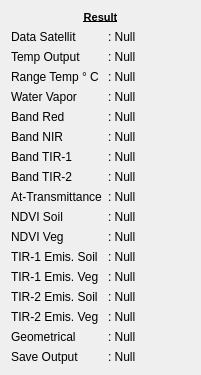
  <widget class="QWidget" name="gridLayoutWidget">
   <property name="geometry">
    <rect>
     <x>320</x>
     <y>40</y>
     <width>201</width>
     <height>338</height>
    </rect>
   </property>
   <layout class="QGridLayout" name="gridLayout_5">
    <item row="4" column="0">
     <widget class="QLabel" name="label_42">
      <property name="font">
       <font>
        <underline>false</underline>
       </font>
      </property>
      <property name="text">
       <string>Water Vapor</string>
      </property>
      <property name="alignment">
       <set>Qt::AlignLeading|Qt::AlignLeft|Qt::AlignVCenter</set>
      </property>
     </widget>
    </item>
    <item row="8" column="0">
     <widget class="QLabel" name="label_29">
      <property name="font">
       <font>
        <underline>false</underline>
       </font>
      </property>
      <property name="text">
       <string>Band TIR-2</string>
      </property>
      <property name="alignment">
       <set>Qt::AlignLeading|Qt::AlignLeft|Qt::AlignVCenter</set>
      </property>
     </widget>
    </item>
    <item row="4" column="1">
     <widget class="QLabel" name="lb_watervapor">
      <property name="text">
       <string>: Null</string>
      </property>
     </widget>
    </item>
    <item row="5" column="1">
     <widget class="QLabel" name="lb_bred">
      <property name="text">
       <string>: Null</string>
      </property>
     </widget>
    </item>
    <item row="7" column="1">
     <widget class="QLabel" name="lb_btir1">
      <property name="text">
       <string>: Null</string>
      </property>
     </widget>
    </item>
    <item row="17" column="1">
     <widget class="QLabel" name="lb_output">
      <property name="text">
       <string>: Null</string>
      </property>
     </widget>
    </item>
    <item row="6" column="0">
     <widget class="QLabel" name="label_31">
      <property name="font">
       <font>
        <underline>false</underline>
       </font>
      </property>
      <property name="text">
       <string>Band NIR</string>
      </property>
      <property name="alignment">
       <set>Qt::AlignLeading|Qt::AlignLeft|Qt::AlignVCenter</set>
      </property>
     </widget>
    </item>
    <item row="17" column="0">
     <widget class="QLabel" name="label_32">
      <property name="font">
       <font>
        <underline>false</underline>
       </font>
      </property>
      <property name="text">
       <string>Save Output</string>
      </property>
      <property name="alignment">
       <set>Qt::AlignLeading|Qt::AlignLeft|Qt::AlignVCenter</set>
      </property>
     </widget>
    </item>
    <item row="6" column="1">
     <widget class="QLabel" name="lb_bnir">
      <property name="text">
       <string>: Null</string>
      </property>
     </widget>
    </item>
    <item row="7" column="0">
     <widget class="QLabel" name="label_33">
      <property name="font">
       <font>
        <underline>false</underline>
       </font>
      </property>
      <property name="text">
       <string>Band TIR-1</string>
      </property>
      <property name="alignment">
       <set>Qt::AlignLeading|Qt::AlignLeft|Qt::AlignVCenter</set>
      </property>
     </widget>
    </item>
    <item row="5" column="0">
     <widget class="QLabel" name="label_34">
      <property name="font">
       <font>
        <underline>false</underline>
       </font>
      </property>
      <property name="text">
       <string>Band Red</string>
      </property>
      <property name="alignment">
       <set>Qt::AlignLeading|Qt::AlignLeft|Qt::AlignVCenter</set>
      </property>
     </widget>
    </item>
    <item row="8" column="1">
     <widget class="QLabel" name="lb_btir2">
      <property name="text">
       <string>: Null</string>
      </property>
     </widget>
    </item>
    <item row="11" column="0">
     <widget class="QLabel" name="label_47">
      <property name="font">
       <font>
        <underline>false</underline>
       </font>
      </property>
      <property name="text">
       <string>NDVI Veg</string>
      </property>
      <property name="alignment">
       <set>Qt::AlignLeading|Qt::AlignLeft|Qt::AlignVCenter</set>
      </property>
     </widget>
    </item>
    <item row="14" column="0">
     <widget class="QLabel" name="label_48">
      <property name="font">
       <font>
        <underline>false</underline>
       </font>
      </property>
      <property name="text">
       <string>TIR-2 Emis. Soil</string>
      </property>
      <property name="alignment">
       <set>Qt::AlignLeading|Qt::AlignLeft|Qt::AlignVCenter</set>
      </property>
     </widget>
    </item>
    <item row="9" column="0">
     <widget class="QLabel" name="label_38">
      <property name="font">
       <font>
        <underline>false</underline>
       </font>
      </property>
      <property name="text">
       <string>At-Transmittance</string>
      </property>
      <property name="alignment">
       <set>Qt::AlignLeading|Qt::AlignLeft|Qt::AlignVCenter</set>
      </property>
     </widget>
    </item>
    <item row="2" column="0">
     <widget class="QLabel" name="label_36">
      <property name="font">
       <font>
        <underline>false</underline>
       </font>
      </property>
      <property name="text">
       <string>Temp Output</string>
      </property>
      <property name="alignment">
       <set>Qt::AlignLeading|Qt::AlignLeft|Qt::AlignVCenter</set>
      </property>
     </widget>
    </item>
    <item row="1" column="0">
     <widget class="QLabel" name="label_49">
      <property name="font">
       <font>
        <underline>false</underline>
       </font>
      </property>
      <property name="text">
       <string>Data Satellit</string>
      </property>
      <property name="alignment">
       <set>Qt::AlignLeading|Qt::AlignLeft|Qt::AlignVCenter</set>
      </property>
     </widget>
    </item>
    <item row="2" column="1">
     <widget class="QLabel" name="lb_outputtemp">
      <property name="text">
       <string>: Null</string>
      </property>
     </widget>
    </item>
    <item row="16" column="0">
     <widget class="QLabel" name="label_50">
      <property name="font">
       <font>
        <underline>false</underline>
       </font>
      </property>
      <property name="text">
       <string>Geometrical</string>
      </property>
      <property name="alignment">
       <set>Qt::AlignLeading|Qt::AlignLeft|Qt::AlignVCenter</set>
      </property>
     </widget>
    </item>
    <item row="3" column="1">
     <widget class="QLabel" name="lb_rangetemp">
      <property name="text">
       <string>: Null</string>
      </property>
     </widget>
    </item>
    <item row="3" column="0">
     <widget class="QLabel" name="label_51">
      <property name="font">
       <font>
        <underline>false</underline>
       </font>
      </property>
      <property name="text">
       <string>Range Temp ° C</string>
      </property>
      <property name="alignment">
       <set>Qt::AlignLeading|Qt::AlignLeft|Qt::AlignVCenter</set>
      </property>
     </widget>
    </item>
    <item row="1" column="1">
     <widget class="QLabel" name="lb_datasatellit">
      <property name="text">
       <string>: Null</string>
      </property>
     </widget>
    </item>
    <item row="16" column="1">
     <widget class="QLabel" name="lb_geometrical">
      <property name="text">
       <string>: Null</string>
      </property>
     </widget>
    </item>
    <item row="10" column="1">
     <widget class="QLabel" name="lb_ndvis">
      <property name="text">
       <string>: Null</string>
      </property>
     </widget>
    </item>
    <item row="12" column="1">
     <widget class="QLabel" name="lb_tir1emissivitys">
      <property name="text">
       <string>: Null</string>
      </property>
     </widget>
    </item>
    <item row="12" column="0">
     <widget class="QLabel" name="label_52">
      <property name="font">
       <font>
        <underline>false</underline>
       </font>
      </property>
      <property name="text">
       <string>TIR-1 Emis. Soil</string>
      </property>
      <property name="alignment">
       <set>Qt::AlignLeading|Qt::AlignLeft|Qt::AlignVCenter</set>
      </property>
     </widget>
    </item>
    <item row="10" column="0">
     <widget class="QLabel" name="label_53">
      <property name="font">
       <font>
        <underline>false</underline>
       </font>
      </property>
      <property name="text">
       <string>NDVI Soil</string>
      </property>
      <property name="alignment">
       <set>Qt::AlignLeading|Qt::AlignLeft|Qt::AlignVCenter</set>
      </property>
     </widget>
    </item>
    <item row="9" column="1">
     <widget class="QLabel" name="lb_attransmit">
      <property name="text">
       <string>: Null</string>
      </property>
     </widget>
    </item>
    <item row="13" column="0">
     <widget class="QLabel" name="label_54">
      <property name="font">
       <font>
        <underline>false</underline>
       </font>
      </property>
      <property name="text">
       <string>TIR-1 Emis. Veg</string>
      </property>
      <property name="alignment">
       <set>Qt::AlignLeading|Qt::AlignLeft|Qt::AlignVCenter</set>
      </property>
     </widget>
    </item>
    <item row="15" column="0">
     <widget class="QLabel" name="label_55">
      <property name="font">
       <font>
        <underline>false</underline>
       </font>
      </property>
      <property name="text">
       <string>TIR-2 Emis. Veg</string>
      </property>
      <property name="alignment">
       <set>Qt::AlignLeading|Qt::AlignLeft|Qt::AlignVCenter</set>
      </property>
     </widget>
    </item>
    <item row="0" column="0" colspan="2">
     <widget class="QLabel" name="label_56">
      <property name="font">
       <font>
        <pointsize>8</pointsize>
        <weight>75</weight>
        <bold>true</bold>
        <underline>true</underline>
       </font>
      </property>
      <property name="text">
       <string>Result</string>
      </property>
      <property name="alignment">
       <set>Qt::AlignCenter</set>
      </property>
     </widget>
    </item>
    <item row="11" column="1">
     <widget class="QLabel" name="lb_ndviv">
      <property name="text">
       <string>: Null</string>
      </property>
     </widget>
    </item>
    <item row="15" column="1">
     <widget class="QLabel" name="lb_tir2emissivityv">
      <property name="text">
       <string>: Null</string>
      </property>
     </widget>
    </item>
    <item row="14" column="1">
     <widget class="QLabel" name="lb_tir2emissivitys">
      <property name="text">
       <string>: Null</string>
      </property>
     </widget>
    </item>
    <item row="13" column="1">
     <widget class="QLabel" name="lb_tir1emissivityv">
      <property name="text">
       <string>: Null</string>
      </property>
     </widget>
    </item>
   </layout>
  </widget>
